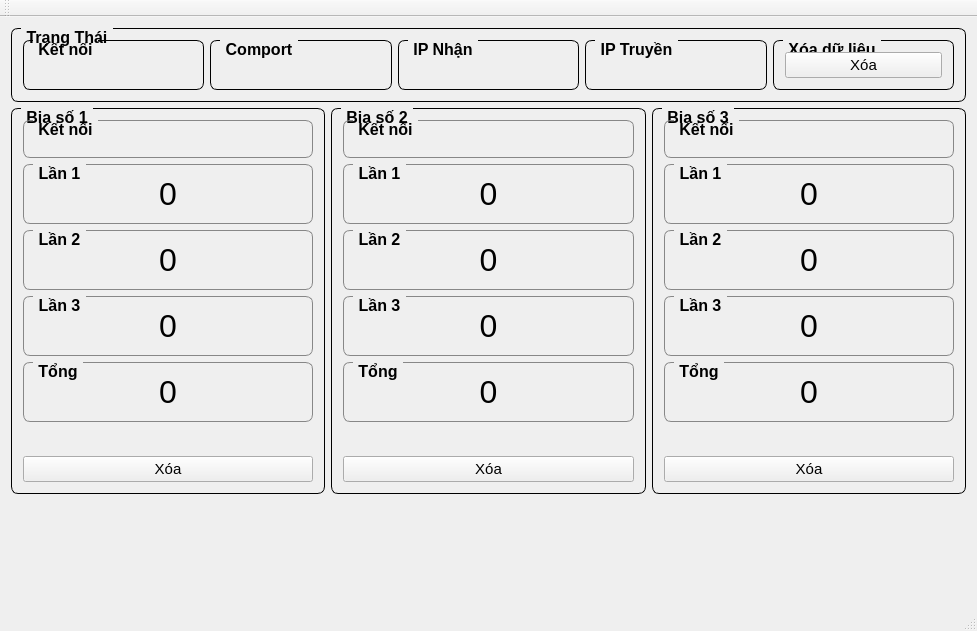
<?xml version="1.0" encoding="UTF-8"?>
<ui version="4.0">
 <class>MainWindow</class>
 <widget class="QMainWindow" name="MainWindow">
  <property name="geometry">
   <rect>
    <x>0</x>
    <y>0</y>
    <width>977</width>
    <height>631</height>
   </rect>
  </property>
  <property name="windowTitle">
   <string>MainWindow</string>
  </property>
  <widget class="QWidget" name="centralWidget">
   <layout class="QGridLayout" name="gridLayout">
    <item row="1" column="0">
     <layout class="QHBoxLayout" name="horizontalLayout_2">
      <item>
       <widget class="QGroupBox" name="groupBox_2">
        <property name="styleSheet">
         <string notr="true">QGroupBox {
    border: 1px solid gray;
    border-radius: 7px;
    margin-top: 0.7em;
	font-size: 12pt ;
    font-weight: bold;
	border-color: rgb(0, 0, 0);
}

QGroupBox::title {
    subcontrol-origin: margin;
    left: 10px;
    padding: 0 3px 0 3px;
}</string>
        </property>
        <property name="title">
         <string>Bia số 1</string>
        </property>
        <layout class="QGridLayout" name="gridLayout_3">
         <item row="3" column="0">
          <widget class="QGroupBox" name="groupBox_5">
           <property name="styleSheet">
            <string notr="true">QGroupBox {
    font-size: 12pt ;
	border-color: rgb(135, 135, 135);
}
</string>
           </property>
           <property name="title">
            <string>Lần 3</string>
           </property>
           <layout class="QGridLayout" name="gridLayout_6">
            <item row="0" column="0">
             <widget class="QLabel" name="label_5">
              <property name="font">
               <font>
                <pointsize>24</pointsize>
               </font>
              </property>
              <property name="text">
               <string>0</string>
              </property>
              <property name="alignment">
               <set>Qt::AlignCenter</set>
              </property>
             </widget>
            </item>
           </layout>
          </widget>
         </item>
         <item row="4" column="0">
          <widget class="QGroupBox" name="groupBox_6">
           <property name="styleSheet">
            <string notr="true">QGroupBox {
    font-size: 12pt ;
	border-color: rgb(135, 135, 135);
}
</string>
           </property>
           <property name="title">
            <string>Tổng</string>
           </property>
           <layout class="QGridLayout" name="gridLayout_7">
            <item row="0" column="0">
             <widget class="QLabel" name="label_6">
              <property name="font">
               <font>
                <pointsize>24</pointsize>
               </font>
              </property>
              <property name="text">
               <string>0</string>
              </property>
              <property name="alignment">
               <set>Qt::AlignCenter</set>
              </property>
             </widget>
            </item>
           </layout>
          </widget>
         </item>
         <item row="2" column="0">
          <widget class="QGroupBox" name="groupBox_4">
           <property name="styleSheet">
            <string notr="true">QGroupBox {
    font-size: 12pt ;
	border-color: rgb(135, 135, 135);
}
</string>
           </property>
           <property name="title">
            <string>Lần 2</string>
           </property>
           <layout class="QGridLayout" name="gridLayout_5">
            <item row="0" column="0">
             <widget class="QLabel" name="label_4">
              <property name="font">
               <font>
                <pointsize>24</pointsize>
               </font>
              </property>
              <property name="text">
               <string>0</string>
              </property>
              <property name="alignment">
               <set>Qt::AlignCenter</set>
              </property>
             </widget>
            </item>
           </layout>
          </widget>
         </item>
         <item row="0" column="0">
          <widget class="QGroupBox" name="groupBox_3">
           <property name="styleSheet">
            <string notr="true">QGroupBox {
	border-color: rgb(135, 135, 135);
}
</string>
           </property>
           <property name="title">
            <string>Kết nối</string>
           </property>
           <layout class="QGridLayout" name="gridLayout_4">
            <item row="0" column="0">
             <widget class="QLabel" name="label_3">
              <property name="text">
               <string/>
              </property>
              <property name="pixmap">
               <pixmap resource="icons.qrc">:/icons/24/Close.png</pixmap>
              </property>
              <property name="alignment">
               <set>Qt::AlignCenter</set>
              </property>
             </widget>
            </item>
           </layout>
          </widget>
         </item>
         <item row="1" column="0">
          <widget class="QGroupBox" name="groupBox_7">
           <property name="styleSheet">
            <string notr="true">QGroupBox {
    font-size: 12pt ;
	border-color: rgb(135, 135, 135);
}
</string>
           </property>
           <property name="title">
            <string>Lần 1</string>
           </property>
           <layout class="QGridLayout" name="gridLayout_8">
            <item row="0" column="0">
             <widget class="QLabel" name="label_7">
              <property name="font">
               <font>
                <pointsize>24</pointsize>
               </font>
              </property>
              <property name="text">
               <string>0</string>
              </property>
              <property name="alignment">
               <set>Qt::AlignCenter</set>
              </property>
             </widget>
            </item>
           </layout>
          </widget>
         </item>
         <item row="6" column="0">
          <widget class="QPushButton" name="pushButton_2">
           <property name="font">
            <font>
             <pointsize>11</pointsize>
            </font>
           </property>
           <property name="text">
            <string>Xóa</string>
           </property>
           <property name="icon">
            <iconset resource="icons.qrc">
             <normaloff>:/icons/24/Delete.png</normaloff>:/icons/24/Delete.png</iconset>
           </property>
           <property name="iconSize">
            <size>
             <width>27</width>
             <height>27</height>
            </size>
           </property>
          </widget>
         </item>
         <item row="5" column="0">
          <widget class="QLabel" name="label_20">
           <property name="font">
            <font>
             <pointsize>14</pointsize>
            </font>
           </property>
           <property name="text">
            <string/>
           </property>
           <property name="alignment">
            <set>Qt::AlignCenter</set>
           </property>
          </widget>
         </item>
        </layout>
       </widget>
      </item>
      <item>
       <widget class="QGroupBox" name="groupBox_8">
        <property name="styleSheet">
         <string notr="true">QGroupBox {
    border: 1px solid gray;
    border-radius: 7px;
    margin-top: 0.7em;
	font-size: 12pt ;
    font-weight: bold;
	border-color: rgb(0, 0, 0);
}

QGroupBox::title {
    subcontrol-origin: margin;
    left: 10px;
    padding: 0 3px 0 3px;
}</string>
        </property>
        <property name="title">
         <string>Bia số 2</string>
        </property>
        <layout class="QGridLayout" name="gridLayout_9">
         <item row="2" column="0">
          <widget class="QGroupBox" name="groupBox_9">
           <property name="styleSheet">
            <string notr="true">QGroupBox {
    font-size: 12pt ;
	border-color: rgb(135, 135, 135);
}
</string>
           </property>
           <property name="title">
            <string>Lần 2</string>
           </property>
           <layout class="QGridLayout" name="gridLayout_10">
            <item row="0" column="0">
             <widget class="QLabel" name="label_8">
              <property name="font">
               <font>
                <pointsize>24</pointsize>
               </font>
              </property>
              <property name="text">
               <string>0</string>
              </property>
              <property name="alignment">
               <set>Qt::AlignCenter</set>
              </property>
             </widget>
            </item>
           </layout>
          </widget>
         </item>
         <item row="0" column="0">
          <widget class="QGroupBox" name="groupBox_10">
           <property name="styleSheet">
            <string notr="true">QGroupBox {
	border-color: rgb(135, 135, 135);
}
</string>
           </property>
           <property name="title">
            <string>Kết nối</string>
           </property>
           <layout class="QGridLayout" name="gridLayout_11">
            <item row="0" column="0">
             <widget class="QLabel" name="label_9">
              <property name="text">
               <string/>
              </property>
              <property name="pixmap">
               <pixmap resource="icons.qrc">:/icons/24/Close.png</pixmap>
              </property>
              <property name="alignment">
               <set>Qt::AlignCenter</set>
              </property>
             </widget>
            </item>
           </layout>
          </widget>
         </item>
         <item row="3" column="0">
          <widget class="QGroupBox" name="groupBox_12">
           <property name="styleSheet">
            <string notr="true">QGroupBox {
    font-size: 12pt ;
	border-color: rgb(135, 135, 135);
}
</string>
           </property>
           <property name="title">
            <string>Lần 3</string>
           </property>
           <layout class="QGridLayout" name="gridLayout_13">
            <item row="0" column="0">
             <widget class="QLabel" name="label_11">
              <property name="font">
               <font>
                <pointsize>24</pointsize>
               </font>
              </property>
              <property name="text">
               <string>0</string>
              </property>
              <property name="alignment">
               <set>Qt::AlignCenter</set>
              </property>
             </widget>
            </item>
           </layout>
          </widget>
         </item>
         <item row="4" column="0">
          <widget class="QGroupBox" name="groupBox_11">
           <property name="styleSheet">
            <string notr="true">QGroupBox {
    font-size: 12pt ;
	border-color: rgb(135, 135, 135);
}
</string>
           </property>
           <property name="title">
            <string>Tổng</string>
           </property>
           <layout class="QGridLayout" name="gridLayout_12">
            <item row="0" column="0">
             <widget class="QLabel" name="label_10">
              <property name="font">
               <font>
                <pointsize>24</pointsize>
               </font>
              </property>
              <property name="text">
               <string>0</string>
              </property>
              <property name="alignment">
               <set>Qt::AlignCenter</set>
              </property>
             </widget>
            </item>
           </layout>
          </widget>
         </item>
         <item row="1" column="0">
          <widget class="QGroupBox" name="groupBox_13">
           <property name="styleSheet">
            <string notr="true">QGroupBox {
    font-size: 12pt ;
	border-color: rgb(135, 135, 135);
}
</string>
           </property>
           <property name="title">
            <string>Lần 1</string>
           </property>
           <layout class="QGridLayout" name="gridLayout_14">
            <item row="0" column="0">
             <widget class="QLabel" name="label_12">
              <property name="font">
               <font>
                <pointsize>24</pointsize>
               </font>
              </property>
              <property name="text">
               <string>0</string>
              </property>
              <property name="alignment">
               <set>Qt::AlignCenter</set>
              </property>
             </widget>
            </item>
           </layout>
          </widget>
         </item>
         <item row="6" column="0">
          <widget class="QPushButton" name="pushButton_3">
           <property name="font">
            <font>
             <pointsize>11</pointsize>
            </font>
           </property>
           <property name="text">
            <string>Xóa</string>
           </property>
           <property name="icon">
            <iconset resource="icons.qrc">
             <normaloff>:/icons/24/Delete.png</normaloff>:/icons/24/Delete.png</iconset>
           </property>
           <property name="iconSize">
            <size>
             <width>27</width>
             <height>27</height>
            </size>
           </property>
          </widget>
         </item>
         <item row="5" column="0">
          <widget class="QLabel" name="label_21">
           <property name="font">
            <font>
             <pointsize>14</pointsize>
            </font>
           </property>
           <property name="text">
            <string/>
           </property>
           <property name="alignment">
            <set>Qt::AlignCenter</set>
           </property>
          </widget>
         </item>
        </layout>
       </widget>
      </item>
      <item>
       <widget class="QGroupBox" name="groupBox_14">
        <property name="styleSheet">
         <string notr="true">QGroupBox {
    border: 1px solid gray;
    border-radius: 7px;
    margin-top: 0.7em;
	font-size: 12pt ;
    font-weight: bold;
	border-color: rgb(0, 0, 0);
}

QGroupBox::title {
    subcontrol-origin: margin;
    left: 10px;
    padding: 0 3px 0 3px;
}</string>
        </property>
        <property name="title">
         <string>Bia số 3</string>
        </property>
        <layout class="QGridLayout" name="gridLayout_15">
         <item row="2" column="1">
          <widget class="QGroupBox" name="groupBox_15">
           <property name="styleSheet">
            <string notr="true">QGroupBox {
    font-size: 12pt ;
	border-color: rgb(135, 135, 135);
}
</string>
           </property>
           <property name="title">
            <string>Lần 2</string>
           </property>
           <layout class="QGridLayout" name="gridLayout_16">
            <item row="0" column="0">
             <widget class="QLabel" name="label_13">
              <property name="font">
               <font>
                <pointsize>24</pointsize>
               </font>
              </property>
              <property name="text">
               <string>0</string>
              </property>
              <property name="alignment">
               <set>Qt::AlignCenter</set>
              </property>
             </widget>
            </item>
           </layout>
          </widget>
         </item>
         <item row="3" column="1">
          <widget class="QGroupBox" name="groupBox_18">
           <property name="styleSheet">
            <string notr="true">QGroupBox {
    font-size: 12pt ;
	border-color: rgb(135, 135, 135);
}
</string>
           </property>
           <property name="title">
            <string>Lần 3</string>
           </property>
           <layout class="QGridLayout" name="gridLayout_19">
            <item row="0" column="0">
             <widget class="QLabel" name="label_16">
              <property name="font">
               <font>
                <pointsize>24</pointsize>
               </font>
              </property>
              <property name="text">
               <string>0</string>
              </property>
              <property name="alignment">
               <set>Qt::AlignCenter</set>
              </property>
             </widget>
            </item>
           </layout>
          </widget>
         </item>
         <item row="0" column="1">
          <widget class="QGroupBox" name="groupBox_16">
           <property name="styleSheet">
            <string notr="true">QGroupBox {
	border-color: rgb(135, 135, 135);
}
</string>
           </property>
           <property name="title">
            <string>Kết nối</string>
           </property>
           <layout class="QGridLayout" name="gridLayout_17">
            <item row="0" column="0">
             <widget class="QLabel" name="label_14">
              <property name="text">
               <string/>
              </property>
              <property name="pixmap">
               <pixmap resource="icons.qrc">:/icons/24/Close.png</pixmap>
              </property>
              <property name="alignment">
               <set>Qt::AlignCenter</set>
              </property>
             </widget>
            </item>
           </layout>
          </widget>
         </item>
         <item row="4" column="1">
          <widget class="QGroupBox" name="groupBox_17">
           <property name="styleSheet">
            <string notr="true">QGroupBox {
    font-size: 12pt ;
	border-color: rgb(135, 135, 135);
}
</string>
           </property>
           <property name="title">
            <string>Tổng</string>
           </property>
           <layout class="QGridLayout" name="gridLayout_18">
            <item row="0" column="0">
             <widget class="QLabel" name="label_15">
              <property name="font">
               <font>
                <pointsize>24</pointsize>
               </font>
              </property>
              <property name="text">
               <string>0</string>
              </property>
              <property name="alignment">
               <set>Qt::AlignCenter</set>
              </property>
             </widget>
            </item>
           </layout>
          </widget>
         </item>
         <item row="1" column="1">
          <widget class="QGroupBox" name="groupBox_19">
           <property name="styleSheet">
            <string notr="true">QGroupBox {
    font-size: 12pt ;
	border-color: rgb(135, 135, 135);
}
</string>
           </property>
           <property name="title">
            <string>Lần 1</string>
           </property>
           <layout class="QGridLayout" name="gridLayout_20">
            <item row="0" column="0">
             <widget class="QLabel" name="label_17">
              <property name="font">
               <font>
                <pointsize>24</pointsize>
               </font>
              </property>
              <property name="text">
               <string>0</string>
              </property>
              <property name="alignment">
               <set>Qt::AlignCenter</set>
              </property>
             </widget>
            </item>
           </layout>
          </widget>
         </item>
         <item row="6" column="1">
          <widget class="QPushButton" name="pushButton_4">
           <property name="font">
            <font>
             <pointsize>11</pointsize>
            </font>
           </property>
           <property name="text">
            <string>Xóa</string>
           </property>
           <property name="icon">
            <iconset resource="icons.qrc">
             <normaloff>:/icons/24/Delete.png</normaloff>:/icons/24/Delete.png</iconset>
           </property>
           <property name="iconSize">
            <size>
             <width>27</width>
             <height>27</height>
            </size>
           </property>
          </widget>
         </item>
         <item row="5" column="1">
          <widget class="QLabel" name="label_22">
           <property name="font">
            <font>
             <pointsize>14</pointsize>
            </font>
           </property>
           <property name="text">
            <string/>
           </property>
           <property name="alignment">
            <set>Qt::AlignCenter</set>
           </property>
          </widget>
         </item>
        </layout>
       </widget>
      </item>
     </layout>
    </item>
    <item row="0" column="0">
     <layout class="QHBoxLayout" name="horizontalLayout">
      <item>
       <widget class="QGroupBox" name="groupBox">
        <property name="styleSheet">
         <string notr="true">QGroupBox {
    border: 1px solid gray;
    border-radius: 7px;
    margin-top: 0.7em;
	font-size: 12pt ;
    font-weight: bold;
	border-color: rgb(0, 0, 0);
}

QGroupBox::title {
    subcontrol-origin: margin;
    left: 10px;
    padding: 0 3px 0 3px;
}</string>
        </property>
        <property name="title">
         <string>Trạng Thái</string>
        </property>
        <layout class="QGridLayout" name="gridLayout_2">
         <item row="0" column="1">
          <widget class="QGroupBox" name="groupBox_21">
           <property name="title">
            <string>Comport</string>
           </property>
           <layout class="QGridLayout" name="gridLayout_22">
            <item row="0" column="0">
             <widget class="QLabel" name="label_2">
              <property name="font">
               <font>
                <pointsize>12</pointsize>
               </font>
              </property>
              <property name="text">
               <string/>
              </property>
             </widget>
            </item>
           </layout>
          </widget>
         </item>
         <item row="0" column="0">
          <widget class="QGroupBox" name="groupBox_20">
           <property name="title">
            <string>Kết nối</string>
           </property>
           <layout class="QGridLayout" name="gridLayout_21">
            <item row="0" column="0">
             <widget class="QLabel" name="label">
              <property name="text">
               <string/>
              </property>
              <property name="pixmap">
               <pixmap resource="icons.qrc">:/icons/24/Close.png</pixmap>
              </property>
              <property name="alignment">
               <set>Qt::AlignCenter</set>
              </property>
             </widget>
            </item>
           </layout>
          </widget>
         </item>
         <item row="0" column="2">
          <widget class="QGroupBox" name="groupBox_22">
           <property name="title">
            <string>IP Nhận</string>
           </property>
           <layout class="QGridLayout" name="gridLayout_23">
            <item row="0" column="0">
             <widget class="QLabel" name="label_18">
              <property name="font">
               <font>
                <pointsize>12</pointsize>
               </font>
              </property>
              <property name="text">
               <string/>
              </property>
             </widget>
            </item>
           </layout>
          </widget>
         </item>
         <item row="0" column="4">
          <widget class="QGroupBox" name="groupBox_24">
           <property name="title">
            <string>Xóa dữ liệu</string>
           </property>
           <layout class="QGridLayout" name="gridLayout_25">
            <item row="0" column="0">
             <widget class="QPushButton" name="pushButton_5">
              <property name="font">
               <font>
                <pointsize>11</pointsize>
               </font>
              </property>
              <property name="text">
               <string>Xóa</string>
              </property>
              <property name="icon">
               <iconset resource="icons.qrc">
                <normaloff>:/icons/24/Delete.png</normaloff>:/icons/24/Delete.png</iconset>
              </property>
              <property name="iconSize">
               <size>
                <width>27</width>
                <height>27</height>
               </size>
              </property>
             </widget>
            </item>
           </layout>
          </widget>
         </item>
         <item row="0" column="3">
          <widget class="QGroupBox" name="groupBox_23">
           <property name="title">
            <string>IP Truyền</string>
           </property>
           <layout class="QGridLayout" name="gridLayout_24">
            <item row="0" column="0">
             <widget class="QLabel" name="label_19">
              <property name="font">
               <font>
                <pointsize>12</pointsize>
               </font>
              </property>
              <property name="text">
               <string/>
              </property>
             </widget>
            </item>
           </layout>
          </widget>
         </item>
        </layout>
       </widget>
      </item>
     </layout>
    </item>
    <item row="2" column="0">
     <spacer name="verticalSpacer">
      <property name="orientation">
       <enum>Qt::Vertical</enum>
      </property>
      <property name="sizeHint" stdset="0">
       <size>
        <width>20</width>
        <height>40</height>
       </size>
      </property>
     </spacer>
    </item>
   </layout>
  </widget>
  <widget class="QMenuBar" name="menuBar">
   <property name="geometry">
    <rect>
     <x>0</x>
     <y>0</y>
     <width>977</width>
     <height>21</height>
    </rect>
   </property>
  </widget>
  <widget class="QToolBar" name="mainToolBar">
   <attribute name="toolBarArea">
    <enum>TopToolBarArea</enum>
   </attribute>
   <attribute name="toolBarBreak">
    <bool>false</bool>
   </attribute>
  </widget>
  <widget class="QStatusBar" name="statusBar"/>
 </widget>
 <layoutdefault spacing="6" margin="11"/>
 <resources>
  <include location="icons.qrc"/>
 </resources>
 <connections/>
</ui>
